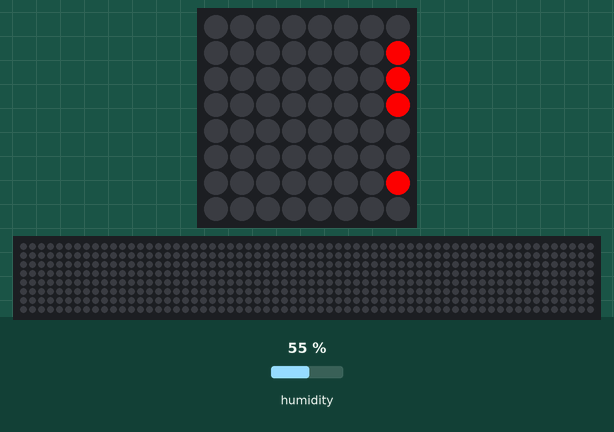
This program was run on a simulated Raspberry Pi (BCM pin numbers) with a Sense HAT. Shown: the Sense HAT's 8×8 RGB LED matrix, a strip that is not on the board, showing the scrolling text unrolled. Inputs (shaded band) come from the test bench; at power-on: humidity 55 %. The 64×8 strip is a reading aid, not a part: it shows the text the matrix is scrolling, unrolled, one strip-width of it at a time; what the program prints to the terminal is not drawn. At 2.9 s the program stops and its outputs stay as they are.

Above: at 0.17 s.
At 0.77 s:
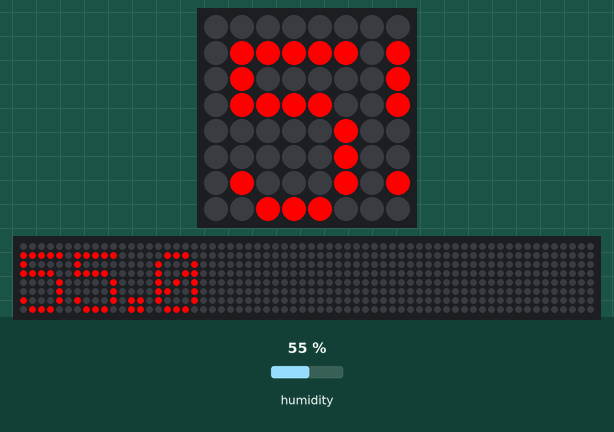
At 1.48 s:
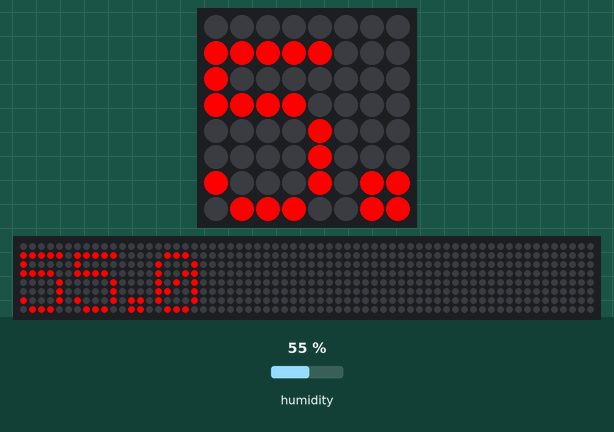
At 2.18 s:
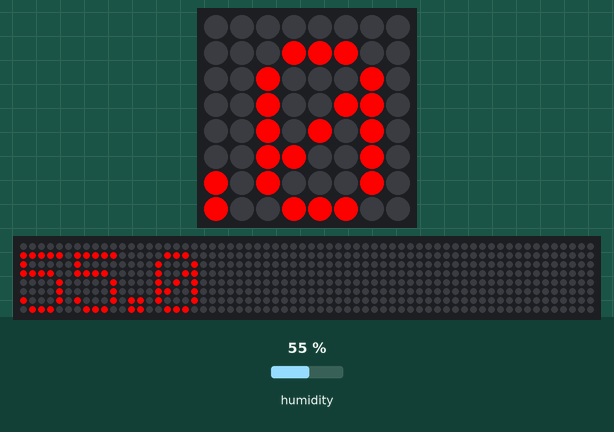
At 2.89 s:
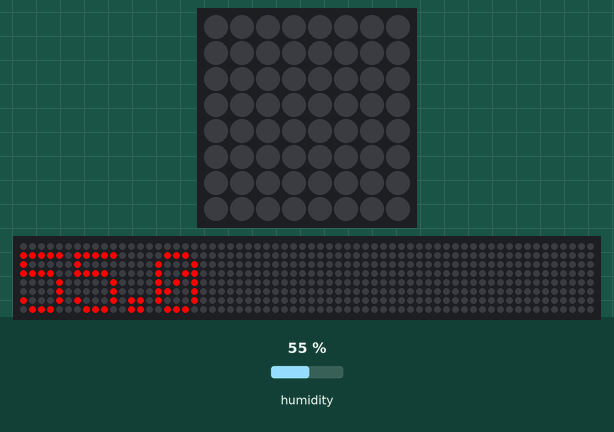

The program:

hts221_interface.py
```python
#Following the API's example for humidity
from sense_hat import SenseHat

sense = SenseHat()
humidity = sense.get_humidity()
print("Humidity: %s %%rH" % humidity)

result = str(humidity)
sense.show_message(result, text_colour=[255,0,0])
```
